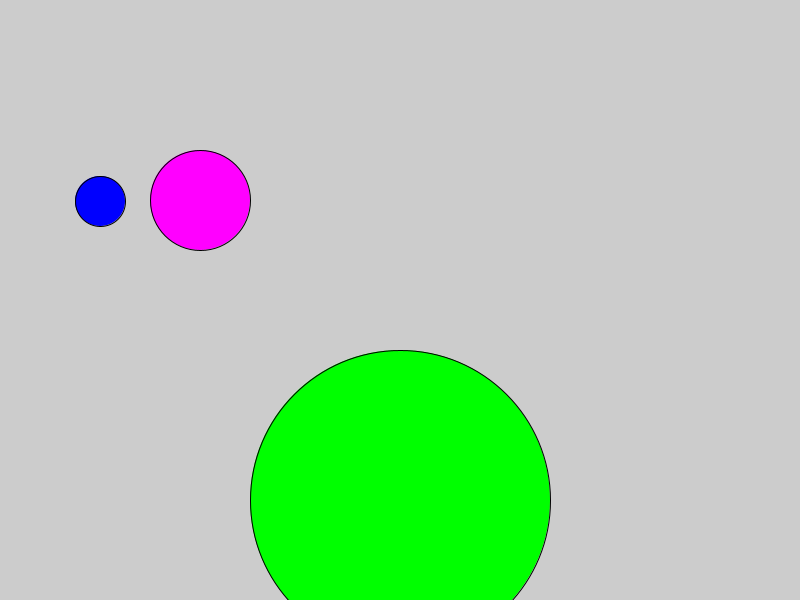
Frame 1 (no input)
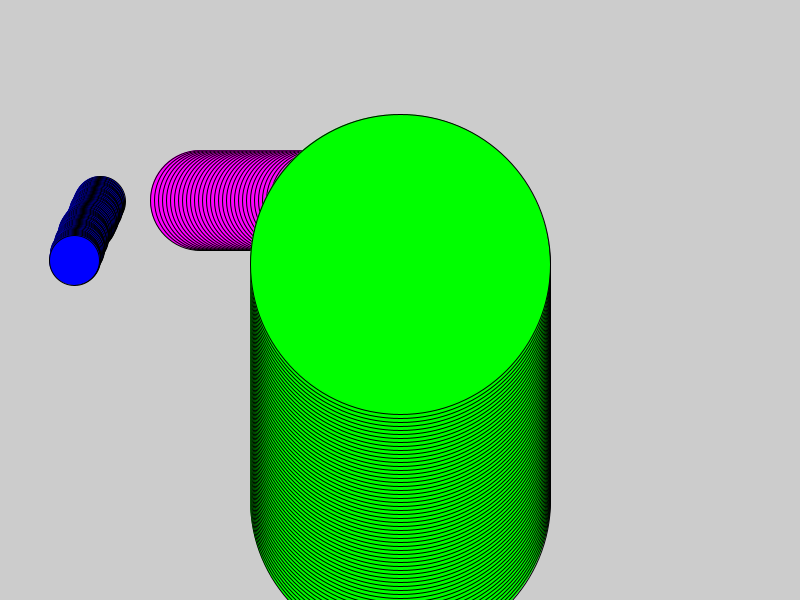
Frame 60 (the mouse pressed at the canvas centre just before this capture)
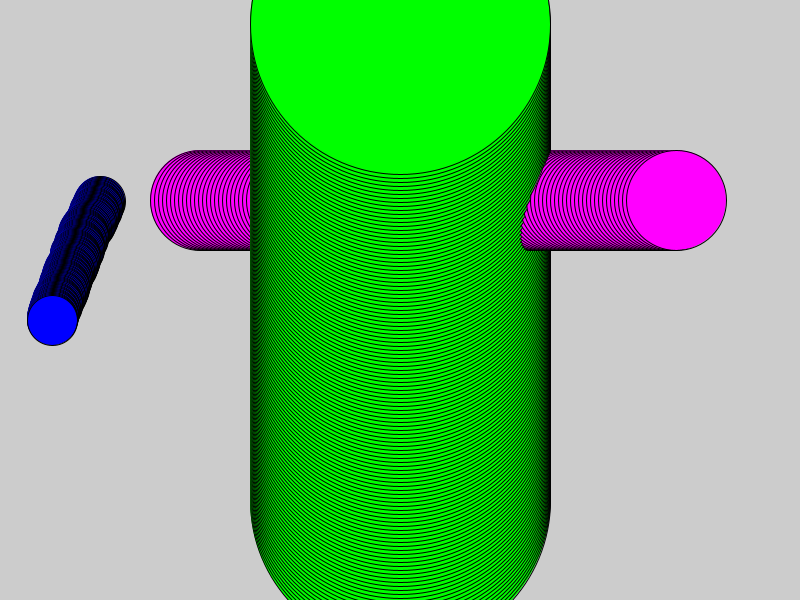
Frame 120 (the mouse held since frame 60 and released just before this capture)

The Processing sketch that drew these frames (run headless with seeded random() and noise(); from frame 60 on, the mouse is pressed at the canvas centre):

// Processing sketch: processing_40562
// ── processing_40562.pde

Ball b1, b2, b3;

void setup() {
size (800,600);
smooth();

b1 = new Ball (50, #0000FF, 100, 200);
b2 = new Ball (100, #FF00FF, 200, 200);
b3 = new Ball (300, #00FF00, 400, 500);
}

void draw() {
// background (200);
b1.randomMove();
b1.display ();

b2.display ();
b2.move(4, 0);

b3.display ();
b3.move(0, -4); 
}
 
class Ball {
int diameter;
color ballColor;
int x, y;

Ball (int d, color c, int _x, int _y) {
diameter = d;
ballColor = c;
x = _x;
y = _y;
}

void display() {
fill (ballColor);
ellipse (x, y, diameter, diameter);
}

void move (int dx, int dy) {
    x += dx;    y += dy;
}    
    
void randomMove() {
x += int(random(-2, 1));
y += int(random(1, 1));
    }
}
                
                
